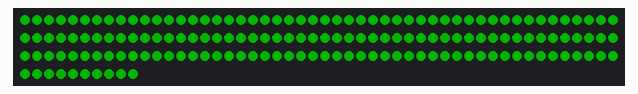
Bench run of a program on a simulated Raspberry Pi Pico running MicroPython. On the bench: 160 RGB LEDs in strip order, left to right, continuing on the next row. Dim RGB values are drawn brighter than linear; what the program prints to the serial console is not drawn. At 3.6 s the program stops and its outputs stay as they are.

Above: at 0.1 s.
At 1.1 s:
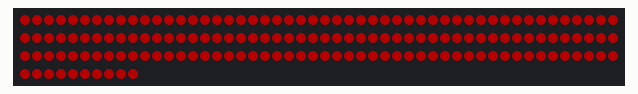
At 1.6 s:
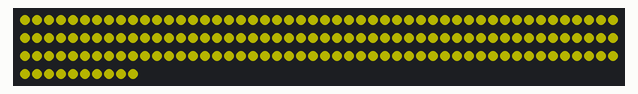
At 2.6 s:
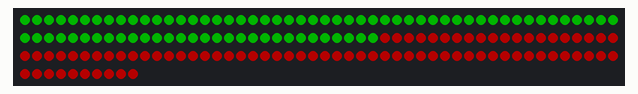

Measured:
- what the display in image 0 shows lasts 0.5 s, from 0.0 s to 0.5 s
- what the display in image 3 shows lasts 1.0 s, from 2.6 s to 3.6 s

The program:

led_driver.py
```python
# MAY BE FIXES NEEDED: Our LEDS require GRB order, not RGB

# led_driver.py
# PIO-based SK6805 EC15 LED driver for Raspberry Pi Pico W
# Target hardware: 2 blades x 80 LEDs = 160 SK6805 EC15 LEDs (WS2812B-compatible protocol)
# Single data wire driven via PIO state machine

import array
import rp2
from machine import Pin

# ---------------------------------------------------------------------------
# SK6805 EC15 Timing (WS2812B-compatible, at 10MHz PIO clock)
# T0H = 300ns, T0L = 900ns → bit-0
# T1H = 600ns, T1L = 600ns → bit-1
# Reset = >80µs low
#
# PIO runs at 10 MHz → 1 cycle = 100ns
# T0: high for 3 cycles (300ns), low for 9 cycles (900ns)  → 12 cycles/bit
# T1: high for 6 cycles (600ns), low for 6 cycles (600ns)  → 12 cycles/bit
# ---------------------------------------------------------------------------

@rp2.asm_pio(
    sideset_init=rp2.PIO.OUT_LOW,
    out_shiftdir=rp2.PIO.SHIFT_LEFT,
    autopull=True,
    pull_thresh=24
)
def sk6805_pio():
    """
    PIO program for SK6805 EC15 / WS2812B protocol.
    Sends 24 bits (GRB order) per LED at 10 MHz PIO clock.
    Each bit = 12 cycles (1.2µs total).
      Bit-0: 3 high + 9 low
      Bit-1: 6 high + 6 low
    """
    wrap_target()
    # --- Bit-1: 6 high + 6 low ---
    label("bit1")
    out(x, 1)               .side(0)    [1]  # pull 1 bit; hold low 2 cycles
    jmp(not_x, "bit0")      .side(1)    [3]  # if bit=0 jump; else hold high 4 cycles
    nop()                   .side(1)    [1]  # hold high 2 more → total 6 high
    jmp("bit1")             .side(0)    [4]  # hold low 5 cycles → total 6 low (1 from next top)
    # --- Bit-0: 3 high + 9 low ---
    label("bit0")
    nop()                   .side(0)    [4]  # hold low 5 cycles → total 9 low (3 already from above + nop)
    wrap()


# ---------------------------------------------------------------------------
# Alternative: clean, well-tested WS2812 PIO adapted for SK6805 EC15
# Uses standard rp2 example timing which works for SK6805 (identical protocol)
# ---------------------------------------------------------------------------

@rp2.asm_pio(
    sideset_init=rp2.PIO.OUT_LOW,
    out_shiftdir=rp2.PIO.SHIFT_LEFT,
    autopull=True,
    pull_thresh=24
)
def sk6805_pio_v2():
    """
    Robust PIO program based on MicroPython WS2812 reference.
    PIO clock = 8MHz → 1 tick = 125ns
    T0: high=2 ticks (250ns), low=5 ticks (625ns)  ← within SK6805 spec
    T1: high=5 ticks (625ns), low=2 ticks (250ns)  ← within SK6805 spec
    Total = 7 ticks/bit = ~1.14µs/bit
    """
    wrap_target()
    label("bitloop")
    out(x, 1)               .side(0)    [2]  # side-set low, shift 1 bit to x, delay 2
    jmp(not_x, "do_zero")   .side(1)    [1]  # side-set high; if x==0 jump to do_zero
    jmp("bitloop")          .side(1)    [4]  # bit=1: stay high 5 ticks, back to loop
    label("do_zero")
    nop()                   .side(0)    [4]  # bit=0: go low 5 ticks
    wrap()


class SK6805Driver:
    """
    Driver for SK6805 EC15 LEDs using PIO on the Raspberry Pi Pico W.

    Hardware:
      - 2 blades, 80 LEDs per blade
      - LEDs wired in series: blade_0[0..79] → blade_1[0..79]
      - Single GPIO data pin
      - GRB color order (standard for SK6805/WS2812B)

    Usage:
        driver = SK6805Driver(pin=0, num_leds=160)
        driver.set_pixel(0, 255, 0, 0)   # pixel 0 = full red
        driver.show()
    """

    # Physical constants
    LEDS_PER_BLADE = 80
    NUM_BLADES     = 2
    TOTAL_LEDS     = LEDS_PER_BLADE * NUM_BLADES   # 160

    # PIO state machine index (0-7 on Pico)
    SM_ID = 0

    # PIO clock frequency: 8 MHz for sk6805_pio_v2 timing above
    PIO_FREQ = 8_000_000

    # Reset latch time: SK6805 EC15 requires >80µs low; we use 100µs
    RESET_US = 100

    # Default global brightness scale (0–255)
    DEFAULT_BRIGHTNESS = 128

    def __init__(self, pin: int = 0, num_leds: int = TOTAL_LEDS, brightness: int = DEFAULT_BRIGHTNESS):
        """
        Args:
            pin:        GPIO pin number connected to LED data line
            num_leds:   Total number of LEDs in the chain (default 160)
            brightness: Global brightness scale 0–255 (default 128 = 50%)
        """
        self._num_leds  = num_leds
        self._pin       = Pin(pin, Pin.OUT)
        self._brightness = max(0, min(255, brightness))

        # Pixel buffer: stores 32-bit words in GRB format, MSB-aligned for PIO
        # Each entry: 0xGGRRBB00 (top 24 bits used, bottom 8 ignored by PIO)
        self._buf = array.array("I", [0] * num_leds)

        # Initialise PIO state machine
        self._sm = rp2.StateMachine(
            self.SM_ID,
            sk6805_pio_v2,
            freq=self.PIO_FREQ,
            sideset_base=self._pin
        )
        self._sm.active(1)

    # ------------------------------------------------------------------
    # Public API
    # ------------------------------------------------------------------

    def set_pixel(self, index: int, r: int, g: int, b: int) -> None:
        """
        Set a single LED by index (0-based, across both blades).

        Args:
            index: LED index 0..(num_leds-1)
            r, g, b: Color components 0–255 (brightness scaling applied internally)
        """
        if not (0 <= index < self._num_leds):
            return
        r, g, b = self._scale(r), self._scale(g), self._scale(b)
        # PIO expects GRB, MSB-first, packed into upper 24 bits of 32-bit word
        self._buf[index] = (g << 24) | (r << 16) | (b << 8)

    def set_blade(self, blade: int, pixels: list) -> None:
        """
        Set all pixels on one blade at once.

        Args:
            blade:  0 or 1
            pixels: list of (r, g, b) tuples, length = LEDS_PER_BLADE (80)
        """
        if blade not in (0, 1):
            raise ValueError("blade must be 0 or 1")
        offset = blade * self.LEDS_PER_BLADE
        for i, (r, g, b) in enumerate(pixels[:self.LEDS_PER_BLADE]):
            self.set_pixel(offset + i, r, g, b)

    def set_column(self, blade: int, led_index: int, r: int, g: int, b: int) -> None:
        """
        Set a single LED on a specific blade.
        Convenience wrapper matching the display_loop interface.

        Args:
            blade:     0 or 1
            led_index: 0..(LEDS_PER_BLADE-1)
            r, g, b:   Color 0–255
        """
        index = blade * self.LEDS_PER_BLADE + led_index
        self.set_pixel(index, r, g, b)

    def fill(self, r: int, g: int, b: int) -> None:
        """Set all LEDs to the same color."""
        r, g, b = self._scale(r), self._scale(g), self._scale(b)
        word = (g << 24) | (r << 16) | (b << 8)
        for i in range(self._num_leds):
            self._buf[i] = word

    def clear(self) -> None:
        """Turn off all LEDs."""
        for i in range(self._num_leds):
            self._buf[i] = 0

    def show(self) -> None:
        """
        Push pixel buffer to LEDs via PIO.
        Blocks until transmission is complete, then holds reset low.
        Total time: (num_leds × 24 bits × 1.14µs) + 100µs reset
          ≈ 160 × 24 × 1.14µs ≈ 4.4ms + 0.1ms = ~4.5ms
        """
        self._sm.put(self._buf, 8)   # shift by 8: PIO uses top 24 of 32 bits
        # Reset latch: hold data line low for >80µs
        # The PIO leaves the line low after last bit, so a utime delay suffices
        import utime
        utime.sleep_us(self.RESET_US)

    def set_brightness(self, brightness: int) -> None:
        """
        Update global brightness scale (0–255).
        Takes effect on the next set_pixel / fill call.
        Does NOT retroactively update the buffer.
        """
        self._brightness = max(0, min(255, brightness))

    @property
    def num_leds(self) -> int:
        return self._num_leds

    # ------------------------------------------------------------------
    # Internal helpers
    # ------------------------------------------------------------------

    def _scale(self, value: int) -> int:
        """Apply global brightness scaling to a single channel value."""
        return (value * self._brightness) >> 8


# ---------------------------------------------------------------------------
# Blade-aware helpers used by display_loop
# ---------------------------------------------------------------------------

def make_slice_from_rgb_bytes(driver: SK6805Driver, blade: int, rgb_bytes: bytes) -> None:
    """
    Write one angular slice (80 LEDs) to a blade directly from raw RGB bytes.

    Args:
        driver:    SK6805Driver instance
        blade:     0 or 1
        rgb_bytes: bytes object of length 240 (80 LEDs × 3 bytes, R-G-B order)
    """
    offset = blade * SK6805Driver.LEDS_PER_BLADE

    buf = driver._buf

    for i in range(SK6805Driver.LEDS_PER_BLADE):

        base = i * 3

        r = rgb_bytes[base]
        g = rgb_bytes[base + 1]
        b = rgb_bytes[base + 2]

        buf[offset + i] = (g << 24) | (r << 16) | (b << 8)


# ---------------------------------------------------------------------------
# Self-test  (run on Pico W with a short LED strip connected to GPIO 0)
# ---------------------------------------------------------------------------

def self_test():
    """
    Quick hardware validation sequence.
    Cycles R → G → B → white → off on all LEDs.
    Each state held for 500ms.
    Expected result: clean color transitions, no flicker, ~5ms show() latency.
    """
    import utime

    print("SK6805 Driver self-test starting...")
    driver = SK6805Driver(pin=0, num_leds=SK6805Driver.TOTAL_LEDS, brightness=64)

    colors = [
        ("RED",   255,   0,   0),
        ("GREEN",   0, 255,   0),
        ("BLUE",    0,   0, 255),
        ("WHITE", 255, 255, 255),
        ("OFF",     0,   0,   0),
    ]

    for name, r, g, b in colors:
        print(f"  → {name}")
        driver.fill(r, g, b)
        driver.show()
        utime.sleep_ms(500)

    # Blade isolation test: blade 0 = red, blade 1 = blue
    print("  → Blade isolation: blade0=RED, blade1=BLUE")
    for i in range(SK6805Driver.LEDS_PER_BLADE):
        driver.set_column(0, i, 255, 0, 0)
        driver.set_column(1, i, 0,   0, 255)
    driver.show()
    utime.sleep_ms(1000)

    driver.clear()
    driver.show()
    print("Self-test complete.")


# Run self-test when executed directly
if __name__ == "__main__":
    self_test()
```
